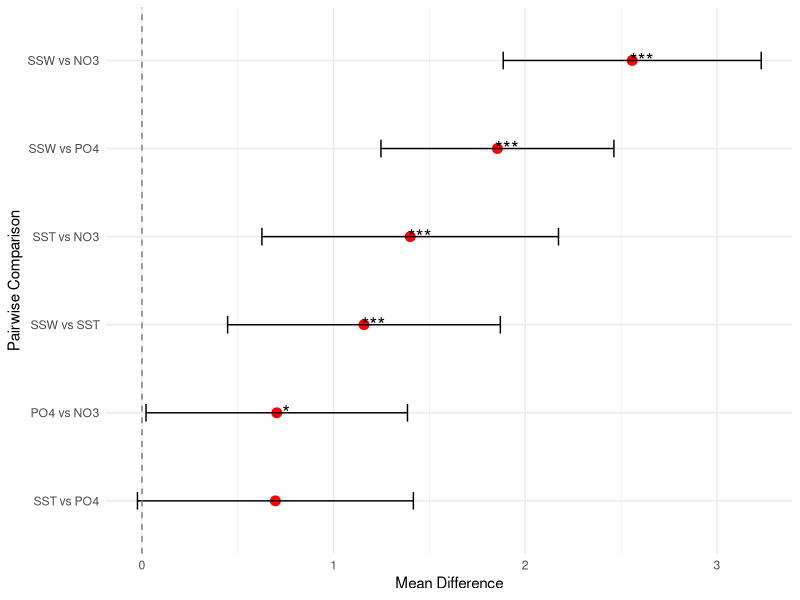
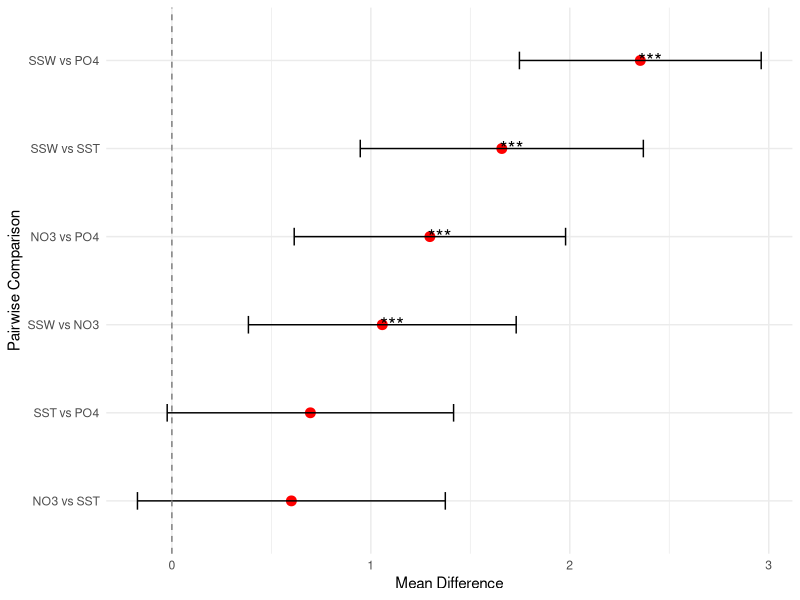

Write R code to recreate these figures, in order.
# install.packages(c("dplyr", "ggplot2", "rstatix"))
library(dplyr)
library(ggplot2)
library(rstatix)

read_and_clean <- function(values, group_name) {
  df <- data.frame(value = values)
  df <- df %>%
    filter(!is.na(value), value != -999) %>%
    mutate(group = group_name)
  return(df)
}

## Since some groups in the small randomly selected subset of the real data have zero variance,
## which prevents the Games-Howell test from running properly, simulated data is used here 
## to ensure the code executes correctly.

##############Lag Onset time##########
set.seed(3)  # 
df_po4 <- read_and_clean(rnorm(22, mean = 2, sd = 1), 'PO4')
df_no3 <- read_and_clean(rnorm(25, mean = 1, sd = 1), 'NO3')
df_sst <- read_and_clean(rnorm(25, mean = 2.5, sd = 1.2), 'SST')
df_ssw <- read_and_clean(rnorm(25, mean = 3.5, sd = 1), 'SSW')

data <- bind_rows(df_po4, df_no3, df_sst, df_ssw)

group_means <- data %>%
  group_by(group) %>%
  summarise(mean_val = mean(value), .groups = "drop")

gh_res <- data %>%
  games_howell_test(value ~ group) %>%
  mutate(p.adj.signif = case_when(
    p.adj < 0.001  ~ "***",
    p.adj < 0.01   ~ "**",
    p.adj < 0.05   ~ "*",
    TRUE           ~ ""
  )) %>%

  left_join(group_means, by = c("group1" = "group")) %>%
  rename(mean1 = mean_val) %>%
  left_join(group_means, by = c("group2" = "group")) %>%
  rename(mean2 = mean_val) %>%
  rowwise() %>%
  mutate(
    large_group = if_else(mean1 >= mean2, group1, group2),
    small_group = if_else(mean1 < mean2, group1, group2),
    large_mean = max(mean1, mean2),
    small_mean = min(mean1, mean2),
    corrected_estimate = large_mean - small_mean,
    corrected_conf_low = if_else(mean1 >= mean2, conf.low, -conf.high),
    corrected_conf_high = if_else(mean1 >= mean2, conf.high, -conf.low),
    corrected_comparison = paste(large_group, "vs", small_group)
  ) %>%
  ungroup()


ggplot(gh_res, aes(x = reorder(corrected_comparison, corrected_estimate),
                    y = corrected_estimate,
                    label = p.adj.signif)) +
  geom_point(size = 3, color = "red") +
  geom_errorbar(aes(ymax = -corrected_conf_low, ymin = -corrected_conf_high), width = 0.2) +
  geom_text(nudge_y = 0.05, size = 5, color = "black") +
  geom_hline(yintercept = 0, linetype = "dashed", color = "gray50") +
  coord_flip() +
  labs(x = "Pairwise Comparison",
       y = "Mean Difference") +
  theme_minimal()


#################Lag Duration###################

read_and_clean <- function(values, group_name) {
  df <- data.frame(value = values)
  df <- df %>%
    filter(!is.na(value), value != 0) %>%
    mutate(group = group_name)
  return(df)
}

set.seed(3)  # 固定随机种子，确保结果可复现

df_po4 <- read_and_clean(rnorm(22, mean = 6, sd = 1), 'PO4')
df_no3 <- read_and_clean(rnorm(25, mean = 7, sd = 1), 'NO3')
df_sst <- read_and_clean(rnorm(25, mean = 6.5, sd = 1.2), 'SST')
df_ssw <- read_and_clean(rnorm(25, mean = 8, sd = 1), 'SSW')

data <- bind_rows(df_po4, df_no3, df_sst, df_ssw)

group_means <- data %>%
  group_by(group) %>%
  summarise(mean_val = mean(value), .groups = "drop")

gh_res <- data %>%
  games_howell_test(value ~ group) %>%
  mutate(p.adj.signif = case_when(
    p.adj < 0.001  ~ "***",
    p.adj < 0.01   ~ "**",
    p.adj < 0.05   ~ "*",
    TRUE           ~ ""
  )) %>%
  left_join(group_means, by = c("group1" = "group")) %>%
  rename(mean1 = mean_val) %>%
  left_join(group_means, by = c("group2" = "group")) %>%
  rename(mean2 = mean_val) %>%
  rowwise() %>%
  mutate(
    large_group = if_else(mean1 >= mean2, group1, group2),
    small_group = if_else(mean1 < mean2, group1, group2),
    large_mean = max(mean1, mean2),
    small_mean = min(mean1, mean2),
    corrected_estimate = large_mean - small_mean,
    corrected_conf_low = if_else(mean1 >= mean2, conf.low, -conf.high),
    corrected_conf_high = if_else(mean1 >= mean2, conf.high, -conf.low),
    corrected_comparison = paste(large_group, "vs", small_group)
  ) %>%
  ungroup()

ggplot(gh_res, aes(x = reorder(corrected_comparison, corrected_estimate),
                   y = corrected_estimate,
                   label = p.adj.signif)) +
  geom_point(size = 3, color = "red") +
  geom_errorbar(aes(ymax = -corrected_conf_low, ymin = -corrected_conf_high), width = 0.2) +
  geom_text(nudge_y = 0.05, size = 5, color = "black") +
  geom_hline(yintercept = 0, linetype = "dashed", color = "gray50") +
  coord_flip() +
  labs(x = "Pairwise Comparison",
       y = "Mean Difference") +
  theme_minimal()


